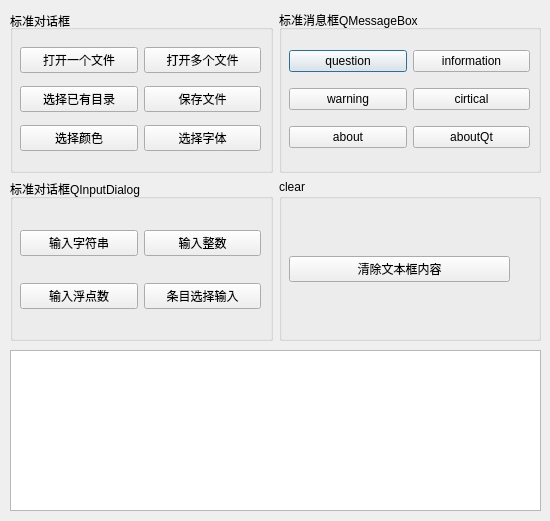
<?xml version="1.0" encoding="UTF-8"?>
<ui version="4.0">
 <class>Dialog</class>
 <widget class="QDialog" name="Dialog">
  <property name="geometry">
   <rect>
    <x>0</x>
    <y>0</y>
    <width>550</width>
    <height>521</height>
   </rect>
  </property>
  <property name="windowTitle">
   <string>Dialog</string>
  </property>
  <widget class="QWidget" name="gridLayoutWidget">
   <property name="geometry">
    <rect>
     <x>10</x>
     <y>10</y>
     <width>531</width>
     <height>331</height>
    </rect>
   </property>
   <layout class="QGridLayout" name="gridLayout">
    <item row="0" column="1">
     <widget class="QGroupBox" name="groupBox">
      <property name="title">
       <string>标准消息框QMessageBox</string>
      </property>
      <widget class="QWidget" name="gridLayoutWidget_2">
       <property name="geometry">
        <rect>
         <x>10</x>
         <y>30</y>
         <width>241</width>
         <height>121</height>
        </rect>
       </property>
       <layout class="QGridLayout" name="gridLayout_2">
        <item row="0" column="0">
         <widget class="QPushButton" name="btnQuestion">
          <property name="text">
           <string>question</string>
          </property>
         </widget>
        </item>
        <item row="1" column="1">
         <widget class="QPushButton" name="btnCirtical">
          <property name="text">
           <string>cirtical</string>
          </property>
         </widget>
        </item>
        <item row="0" column="1">
         <widget class="QPushButton" name="btnInformation">
          <property name="text">
           <string>information</string>
          </property>
         </widget>
        </item>
        <item row="1" column="0">
         <widget class="QPushButton" name="btnWarning">
          <property name="text">
           <string>warning</string>
          </property>
         </widget>
        </item>
        <item row="2" column="0">
         <widget class="QPushButton" name="btnAbout">
          <property name="text">
           <string>about</string>
          </property>
         </widget>
        </item>
        <item row="2" column="1">
         <widget class="QPushButton" name="btnAboutQt">
          <property name="text">
           <string>aboutQt</string>
          </property>
         </widget>
        </item>
       </layout>
      </widget>
     </widget>
    </item>
    <item row="1" column="0">
     <widget class="QGroupBox" name="groupBox_3">
      <property name="title">
       <string>标准对话框QInputDialog</string>
      </property>
      <widget class="QWidget" name="gridLayoutWidget_4">
       <property name="geometry">
        <rect>
         <x>10</x>
         <y>30</y>
         <width>241</width>
         <height>121</height>
        </rect>
       </property>
       <layout class="QGridLayout" name="gridLayout_4">
        <item row="0" column="0">
         <widget class="QPushButton" name="btnInputStr">
          <property name="text">
           <string>输入字符串</string>
          </property>
         </widget>
        </item>
        <item row="1" column="0">
         <widget class="QPushButton" name="btnInputDouble">
          <property name="text">
           <string>输入浮点数</string>
          </property>
         </widget>
        </item>
        <item row="0" column="1">
         <widget class="QPushButton" name="btnInputInt">
          <property name="text">
           <string>输入整数</string>
          </property>
         </widget>
        </item>
        <item row="1" column="1">
         <widget class="QPushButton" name="btnInputItem">
          <property name="text">
           <string>条目选择输入</string>
          </property>
         </widget>
        </item>
       </layout>
      </widget>
     </widget>
    </item>
    <item row="0" column="0">
     <widget class="QGroupBox" name="groupBox_2">
      <property name="enabled">
       <bool>true</bool>
      </property>
      <property name="layoutDirection">
       <enum>Qt::LeftToRight</enum>
      </property>
      <property name="autoFillBackground">
       <bool>false</bool>
      </property>
      <property name="title">
       <string>标准对话框</string>
      </property>
      <property name="alignment">
       <set>Qt::AlignLeading|Qt::AlignLeft|Qt::AlignVCenter</set>
      </property>
      <property name="flat">
       <bool>false</bool>
      </property>
      <property name="checkable">
       <bool>false</bool>
      </property>
      <widget class="QWidget" name="gridLayoutWidget_3">
       <property name="geometry">
        <rect>
         <x>10</x>
         <y>30</y>
         <width>241</width>
         <height>121</height>
        </rect>
       </property>
       <layout class="QGridLayout" name="gridLayout_3">
        <item row="0" column="0">
         <widget class="QPushButton" name="btnOpenFile">
          <property name="text">
           <string>打开一个文件</string>
          </property>
         </widget>
        </item>
        <item row="1" column="1">
         <widget class="QPushButton" name="btnSaveFile">
          <property name="text">
           <string>保存文件</string>
          </property>
         </widget>
        </item>
        <item row="0" column="1">
         <widget class="QPushButton" name="btnOpenMulitFile">
          <property name="text">
           <string>打开多个文件</string>
          </property>
         </widget>
        </item>
        <item row="1" column="0">
         <widget class="QPushButton" name="btnSelectExistDir">
          <property name="text">
           <string>选择已有目录</string>
          </property>
         </widget>
        </item>
        <item row="2" column="0">
         <widget class="QPushButton" name="btnSelectColor">
          <property name="text">
           <string>选择颜色</string>
          </property>
         </widget>
        </item>
        <item row="2" column="1">
         <widget class="QPushButton" name="btnSelectFont">
          <property name="text">
           <string>选择字体</string>
          </property>
         </widget>
        </item>
       </layout>
      </widget>
     </widget>
    </item>
    <item row="1" column="1">
     <widget class="QGroupBox" name="groupBox_4">
      <property name="title">
       <string>clear</string>
      </property>
      <widget class="QWidget" name="gridLayoutWidget_6">
       <property name="geometry">
        <rect>
         <x>10</x>
         <y>30</y>
         <width>221</width>
         <height>121</height>
        </rect>
       </property>
       <layout class="QGridLayout" name="gridLayout_6">
        <item row="0" column="0">
         <widget class="QPushButton" name="btnClearText">
          <property name="text">
           <string>清除文本框内容</string>
          </property>
         </widget>
        </item>
       </layout>
      </widget>
     </widget>
    </item>
   </layout>
  </widget>
  <widget class="QPlainTextEdit" name="plainTextEdit">
   <property name="geometry">
    <rect>
     <x>10</x>
     <y>350</y>
     <width>531</width>
     <height>161</height>
    </rect>
   </property>
  </widget>
 </widget>
 <resources/>
 <connections/>
</ui>
